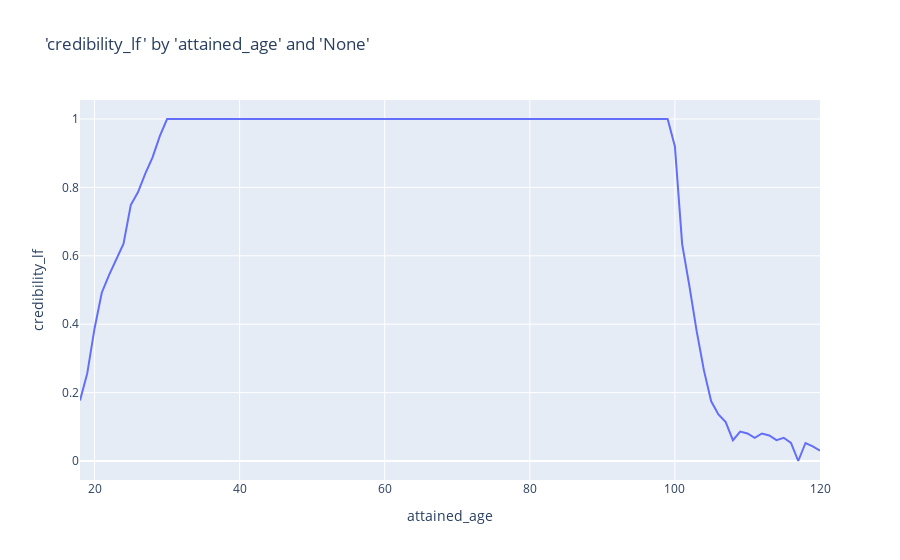

The code cell stored with this chart in its notebook:
### Markdown cell above
# Credibility

### Code cell
charters.chart(
    df=credibility.limited_fluctuation(
        df=grouped_df, measure="death_count", groupby_cols=["attained_age"]
    ),
    x_axis="attained_age",
    y_axis="credibility_lf",
    type="line",
)

### Figure 1 — Plotly figure (JSON) as saved in the notebook; plotly's stock layout.template omitted (floating-point values rounded to 4 significant figures)
{"data": [{"hovertemplate": "attained_age=%{x}<br>credibility_lf=%{y}<extra></extra>", "legendgroup": "", "line": {"color": "#636efa", "dash": "solid"}, "marker": {"symbol": "circle"}, "mode": "lines", "name": "", "orientation": "v", "showlegend": false, "type": "scatter", "x": [18, 19, 20, 21, 22, 23, 24, 25, 26, 27, 28, 29, 30, 31, 32, 33, 34, 35, 36, 37, 38, 39, 40, 41, 42, 43, 44, 45, 46, 47, 48, 49, 50, 51, 52, 53, 54, 55, 56, 57, 58, 59, 60, 61, 62, 63, 64, 65, 66, 67, 68, 69, 70, 71, 72, 73, 74, 75, 76, 77, 78, 79, 80, 81, 82, 83, 84, 85, 86, 87, 88, 89, 90, 91, 92, 93, 94, 95, 96, 97, 98, 99, 100, 101, 102, 103, 104, 105, 106, 107, 108, 109, 110, 111, 112, 113, 114, 115, 116, 117, 118, 119, 120], "xaxis": "x", "y": [0.1772, 0.2561, 0.3869, 0.492, 0.5438, 0.5902, 0.6355, 0.7483, 0.7862, 0.8402, 0.8878, 0.9497, 1, 1, 1, 1, 1, 1, 1, 1, 1, 1, 1, 1, 1, 1, 1, 1, 1, 1, 1, 1, 1, 1, 1, 1, 1, 1, 1, 1, 1, 1, 1, 1, 1, 1, 1, 1, 1, 1, 1, 1, 1, 1, 1, 1, 1, 1, 1, 1, 1, 1, 1, 1, 1, 1, 1, 1, 1, 1, 1, 1, 1, 1, 1, 1, 1, 1, 1, 1, 1, 1, 0.9195, 0.634, 0.5114, 0.3797, 0.265, 0.1746, 0.1359, 0.1137, 0.0608, 0.08598, 0.08043, 0.06797, 0.08043, 0.07446, 0.0608, 0.06797, 0.05265, 0, 0.05265, 0.04299, 0.0304], "yaxis": "y"}], "layout": {"autosize": true, "legend": {"tracegroupgap": 0}, "title": {"text": "'credibility_lf' by 'attained_age' and 'None'"}, "xaxis": {"anchor": "y", "autorange": true, "domain": [0, 1], "range": [18, 120], "title": {"text": "attained_age"}, "type": "linear"}, "yaxis": {"anchor": "x", "autorange": true, "domain": [0, 1], "range": [-0.05556, 1.056], "title": {"text": "credibility_lf"}, "type": "linear"}}}
